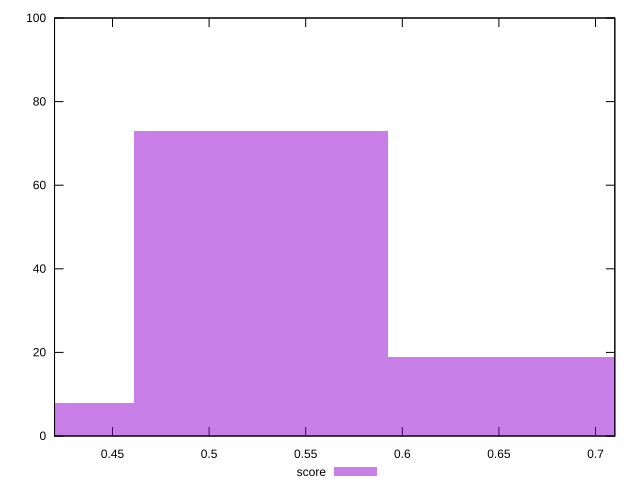

Write gnuplot code to recreate this figure.
reset

$score <<EOF
0.3951376897606945 8
0.5268502530142594 73
0.6585628162678242 19
EOF

set key outside below
set boxwidth 0.13171256325356484
set xrange [0.42:0.71]
set yrange [0:100]
set trange [0:100]
set style fill transparent solid 0.5 noborder
set terminal svg size 640, 490 enhanced background rgb 'white'
set output "report_00013_2021-02-09T12-04-24.940Z/uses-http2/samples/pages+cached+noadtech+nomedia+nocss/score/histogram.svg"

plot $score title "score" with boxes

reset
